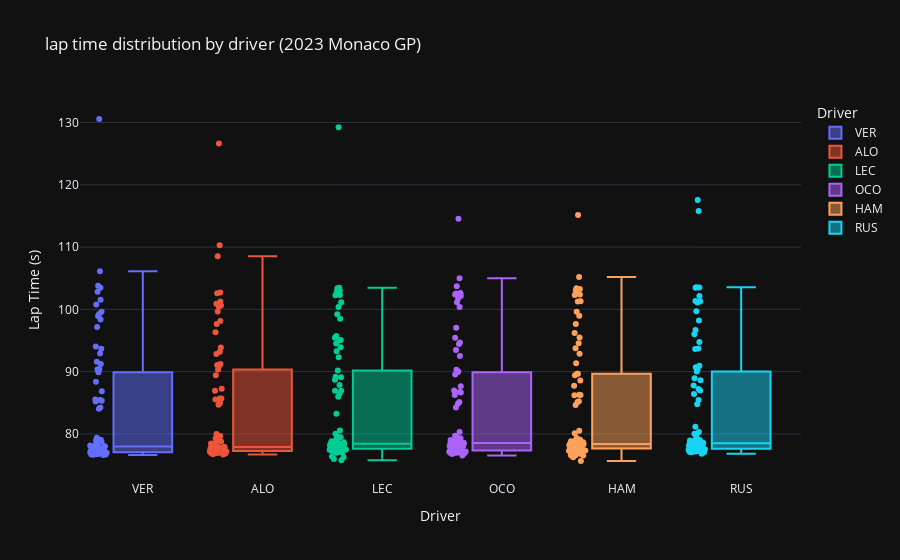

The notebook cell saved with this chart:
### Markdown cell above
# lap time comparission between drivers

### Code cell
laps["LapTimeSeconds"] = laps["LapTime"].dt.total_seconds()
drivers = ["VER", "ALO", "HAM", "OCO", "RUS", "LEC"]
cleaned = laps[laps["Driver"].isin(drivers)]

fig = px.box(
    cleaned,
    x = "Driver",
    y = "LapTimeSeconds",
    points = "all",
    color = "Driver",
    title = "lap time distribution by driver (2023 Monaco GP)",
    labels = {'LapTimeSeconds': 'Lap Time (s)', 'Driver': 'Driver'}
)
fig.show()

### Figure 1 — Plotly figure (JSON) as saved in the notebook; plotly's stock layout.template omitted (floating-point values rounded to 4 significant figures)
{"data": [{"alignmentgroup": "True", "boxpoints": "all", "hovertemplate": "Driver=%{x}<br>Lap Time (s)=%{y}<extra></extra>", "legendgroup": "VER", "marker": {"color": "#636efa"}, "name": "VER", "notched": false, "offsetgroup": "VER", "orientation": "v", "showlegend": true, "x": ["VER", "VER", "VER", "VER", "VER", "VER", "VER", "VER", "VER", "VER", "VER", "VER", "VER", "VER", "VER", "VER", "VER", "VER", "VER", "VER", "VER", "VER", "VER", "VER", "VER", "VER", "VER", "VER", "VER", "VER", "VER", "VER", "VER", "VER", "VER", "VER", "VER", "VER", "VER", "VER", "VER", "VER", "VER", "VER", "VER", "VER", "VER", "VER", "VER", "VER", "VER", "VER", "VER", "VER", "VER", "VER", "VER", "VER", "VER", "VER", "VER", "VER", "VER", "VER", "VER", "VER", "VER", "VER", "VER", "VER", "VER", "VER", "VER", "VER", "VER", "VER", "VER", "VER"], "x0": " ", "xaxis": "x", "y": [84.24, 79.37, 79.07, 78.13, 78.02, 77.64, 77.63, 77.4, 77.03, 77.08, 76.86, 76.99, 77.43, 77.06, 77.08, 76.82, 76.86, 76.71, 76.82, 77.21, 76.8, 76.66, 76.6, 76.8, 77.18, 77.21, 77.26, 77.77, 78.0, 78.16, 78.74, 78.82, 78.95, 78.04, 78.02, 77.97, 77.27, 77.12, 76.97, 77.16, 76.94, 76.8, 76.96, 76.72, 76.7, 77.08, 77.16, 77.06, 77.43, 77.31, 77.43, 84.05, 89.92, 98.95, 130.6, 106.1, 103.5, 102.8, 103.8, 101.5, 100.8, 99.27, 99.61, 98.36, 97.16, 94.03, 92.92, 93.66, 91.61, 91.24, 90.36, 90.4, 88.39, 86.86, 85.52, 85.32, 85.46, 85.2], "y0": " ", "yaxis": "y", "type": "box"}, {"alignmentgroup": "True", "boxpoints": "all", "hovertemplate": "Driver=%{x}<br>Lap Time (s)=%{y}<extra></extra>", "legendgroup": "ALO", "marker": {"color": "#EF553B"}, "name": "ALO", "notched": false, "offsetgroup": "ALO", "orientation": "v", "showlegend": true, "x": ["ALO", "ALO", "ALO", "ALO", "ALO", "ALO", "ALO", "ALO", "ALO", "ALO", "ALO", "ALO", "ALO", "ALO", "ALO", "ALO", "ALO", "ALO", "ALO", "ALO", "ALO", "ALO", "ALO", "ALO", "ALO", "ALO", "ALO", "ALO", "ALO", "ALO", "ALO", "ALO", "ALO", "ALO", "ALO", "ALO", "ALO", "ALO", "ALO", "ALO", "ALO", "ALO", "ALO", "ALO", "ALO", "ALO", "ALO", "ALO", "ALO", "ALO", "ALO", "ALO", "ALO", "ALO", "ALO", "ALO", "ALO", "ALO", "ALO", "ALO", "ALO", "ALO", "ALO", "ALO", "ALO", "ALO", "ALO", "ALO", "ALO", "ALO", "ALO", "ALO", "ALO", "ALO", "ALO", "ALO", "ALO", "ALO"], "x0": " ", "xaxis": "x", "y": [85.53, 79.65, 79.11, 78.78, 77.94, 77.95, 77.5, 77.39, 77.78, 77.32, 77.25, 77.59, 78.44, 77.51, 77.44, 77.17, 77.7, 77.53, 77.26, 77.13, 77.66, 77.95, 77.27, 77.28, 77.18, 77.14, 77.23, 77.56, 77.11, 76.97, 77.26, 77.64, 77.82, 79.3, 78.63, 77.88, 77.97, 77.14, 77.7, 77.63, 77.02, 76.72, 76.67, 76.92, 76.86, 77.11, 77.11, 76.93, 76.99, 77.41, 79.99, 84.97, 90.86, 110.3, 126.6, 108.5, 102.6, 101.3, 100.9, 100.6, 102.7, 100.5, 99.67, 98.14, 97.64, 96.33, 93.2, 92.84, 93.86, 91.23, 91.06, 89.42, 90.35, 87.25, 85.7, 86.93, 84.7, 85.67], "y0": " ", "yaxis": "y", "type": "box"}, {"alignmentgroup": "True", "boxpoints": "all", "hovertemplate": "Driver=%{x}<br>Lap Time (s)=%{y}<extra></extra>", "legendgroup": "LEC", "marker": {"color": "#00cc96"}, "name": "LEC", "notched": false, "offsetgroup": "LEC", "orientation": "v", "showlegend": true, "x": ["LEC", "LEC", "LEC", "LEC", "LEC", "LEC", "LEC", "LEC", "LEC", "LEC", "LEC", "LEC", "LEC", "LEC", "LEC", "LEC", "LEC", "LEC", "LEC", "LEC", "LEC", "LEC", "LEC", "LEC", "LEC", "LEC", "LEC", "LEC", "LEC", "LEC", "LEC", "LEC", "LEC", "LEC", "LEC", "LEC", "LEC", "LEC", "LEC", "LEC", "LEC", "LEC", "LEC", "LEC", "LEC", "LEC", "LEC", "LEC", "LEC", "LEC", "LEC", "LEC", "LEC", "LEC", "LEC", "LEC", "LEC", "LEC", "LEC", "LEC", "LEC", "LEC", "LEC", "LEC", "LEC", "LEC", "LEC", "LEC", "LEC", "LEC", "LEC", "LEC", "LEC", "LEC", "LEC", "LEC", "LEC", "LEC"], "x0": " ", "xaxis": "x", "y": [89.11, 80.55, 80.02, 79.47, 78.84, 78.83, 78.64, 79.17, 78.81, 78.22, 78.16, 78.15, 78.02, 78.39, 78.31, 78.32, 78.23, 78.36, 78.19, 78.36, 78.13, 77.89, 77.92, 77.59, 77.62, 77.88, 77.6, 77.48, 77.06, 77.56, 77.88, 77.28, 77.16, 77.46, 77.47, 77.49, 77.36, 77.48, 77.21, 77.24, 78.33, 77.8, 78.45, 95.44, 79.56, 75.77, 76.36, 76.97, 76.28, 75.96, 77.02, 83.24, 93.26, 95.72, 129.2, 103.0, 103.4, 103.5, 102.3, 102.9, 102.3, 101.1, 100.4, 99.22, 98.48, 95.05, 94.52, 93.9, 95.09, 92.31, 90.2, 88.68, 89.18, 87.85, 86.92, 86.44, 85.97, 86.94], "y0": " ", "yaxis": "y", "type": "box"}, {"alignmentgroup": "True", "boxpoints": "all", "hovertemplate": "Driver=%{x}<br>Lap Time (s)=%{y}<extra></extra>", "legendgroup": "OCO", "marker": {"color": "#ab63fa"}, "name": "OCO", "notched": false, "offsetgroup": "OCO", "orientation": "v", "showlegend": true, "x": ["OCO", "OCO", "OCO", "OCO", "OCO", "OCO", "OCO", "OCO", "OCO", "OCO", "OCO", "OCO", "OCO", "OCO", "OCO", "OCO", "OCO", "OCO", "OCO", "OCO", "OCO", "OCO", "OCO", "OCO", "OCO", "OCO", "OCO", "OCO", "OCO", "OCO", "OCO", "OCO", "OCO", "OCO", "OCO", "OCO", "OCO", "OCO", "OCO", "OCO", "OCO", "OCO", "OCO", "OCO", "OCO", "OCO", "OCO", "OCO", "OCO", "OCO", "OCO", "OCO", "OCO", "OCO", "OCO", "OCO", "OCO", "OCO", "OCO", "OCO", "OCO", "OCO", "OCO", "OCO", "OCO", "OCO", "OCO", "OCO", "OCO", "OCO", "OCO", "OCO", "OCO", "OCO", "OCO", "OCO", "OCO", "OCO"], "x0": " ", "xaxis": "x", "y": [86.64, 80.3, 79.7, 79.31, 79.04, 78.73, 78.78, 78.53, 78.59, 78.46, 78.27, 78.52, 78.03, 78.06, 78.02, 77.95, 78.37, 78.22, 78.07, 78.09, 78.16, 78.06, 77.87, 77.5, 77.45, 77.43, 77.14, 76.94, 77.18, 77.33, 77.33, 94.67, 79.29, 76.95, 77.09, 77.3, 77.14, 77.05, 77.17, 77.03, 76.53, 77.01, 77.0, 77.03, 77.27, 76.78, 76.96, 76.97, 77.09, 77.84, 79.45, 86.99, 89.91, 114.5, 102.4, 101.8, 102.6, 103.7, 105.0, 102.5, 102.6, 102.1, 101.1, 100.4, 97.03, 95.46, 94.46, 93.48, 92.5, 90.3, 90.03, 89.54, 87.67, 86.71, 85.13, 84.83, 86.24, 84.23], "y0": " ", "yaxis": "y", "type": "box"}, {"alignmentgroup": "True", "boxpoints": "all", "hovertemplate": "Driver=%{x}<br>Lap Time (s)=%{y}<extra></extra>", "legendgroup": "HAM", "marker": {"color": "#FFA15A"}, "name": "HAM", "notched": false, "offsetgroup": "HAM", "orientation": "v", "showlegend": true, "x": ["HAM", "HAM", "HAM", "HAM", "HAM", "HAM", "HAM", "HAM", "HAM", "HAM", "HAM", "HAM", "HAM", "HAM", "HAM", "HAM", "HAM", "HAM", "HAM", "HAM", "HAM", "HAM", "HAM", "HAM", "HAM", "HAM", "HAM", "HAM", "HAM", "HAM", "HAM", "HAM", "HAM", "HAM", "HAM", "HAM", "HAM", "HAM", "HAM", "HAM", "HAM", "HAM", "HAM", "HAM", "HAM", "HAM", "HAM", "HAM", "HAM", "HAM", "HAM", "HAM", "HAM", "HAM", "HAM", "HAM", "HAM", "HAM", "HAM", "HAM", "HAM", "HAM", "HAM", "HAM", "HAM", "HAM", "HAM", "HAM", "HAM", "HAM", "HAM", "HAM", "HAM", "HAM", "HAM", "HAM", "HAM", "HAM"], "x0": " ", "xaxis": "x", "y": [88.58, 80.53, 80.11, 79.36, 78.74, 78.96, 78.65, 79.05, 78.83, 78.17, 77.93, 78.23, 78.08, 78.42, 78.19, 78.31, 78.25, 78.37, 78.21, 78.12, 78.31, 77.39, 78.05, 77.43, 77.64, 77.72, 77.32, 77.33, 77.37, 77.74, 95.47, 78.17, 75.65, 78.36, 77.16, 77.69, 77.71, 77.17, 77.29, 76.96, 76.59, 76.58, 76.53, 76.88, 78.83, 76.85, 76.26, 76.86, 76.78, 77.11, 78.29, 86.24, 91.34, 115.1, 99.6, 101.3, 103.3, 103.4, 105.2, 103.0, 102.4, 102.3, 101.3, 98.96, 97.64, 96.2, 94.54, 92.87, 93.76, 89.68, 89.67, 89.42, 87.73, 86.3, 85.24, 84.65, 86.21, 85.11], "y0": " ", "yaxis": "y", "type": "box"}, {"alignmentgroup": "True", "boxpoints": "all", "hovertemplate": "Driver=%{x}<br>Lap Time (s)=%{y}<extra></extra>", "legendgroup": "RUS", "marker": {"color": "#19d3f3"}, "name": "RUS", "notched": false, "offsetgroup": "RUS", "orientation": "v", "showlegend": true, "x": ["RUS", "RUS", "RUS", "RUS", "RUS", "RUS", "RUS", "RUS", "RUS", "RUS", "RUS", "RUS", "RUS", "RUS", "RUS", "RUS", "RUS", "RUS", "RUS", "RUS", "RUS", "RUS", "RUS", "RUS", "RUS", "RUS", "RUS", "RUS", "RUS", "RUS", "RUS", "RUS", "RUS", "RUS", "RUS", "RUS", "RUS", "RUS", "RUS", "RUS", "RUS", "RUS", "RUS", "RUS", "RUS", "RUS", "RUS", "RUS", "RUS", "RUS", "RUS", "RUS", "RUS", "RUS", "RUS", "RUS", "RUS", "RUS", "RUS", "RUS", "RUS", "RUS", "RUS", "RUS", "RUS", "RUS", "RUS", "RUS", "RUS", "RUS", "RUS", "RUS", "RUS", "RUS", "RUS", "RUS", "RUS", "RUS"], "x0": " ", "xaxis": "x", "y": [90.39, 81.16, 80.29, 80.03, 78.84, 78.94, 78.58, 78.99, 79.03, 78.57, 78.48, 78.46, 77.79, 78.29, 78.53, 78.5, 78.24, 78.23, 78.3, 78.32, 78.09, 77.88, 78.11, 77.71, 77.65, 77.9, 77.84, 77.35, 77.33, 77.3, 77.4, 77.47, 77.56, 77.57, 77.57, 77.11, 77.33, 77.19, 77.34, 77.22, 77.32, 77.98, 77.85, 77.97, 77.55, 77.07, 77.06, 76.8, 77.22, 77.64, 79.64, 84.75, 88.62, 117.5, 115.8, 101.3, 103.6, 102.2, 103.5, 103.5, 101.3, 101.1, 99.71, 98.23, 96.7, 95.99, 94.75, 93.65, 93.73, 90.93, 90.71, 90.01, 88.92, 87.79, 86.4, 85.44, 86.98, 87.21], "y0": " ", "yaxis": "y", "type": "box"}], "layout": {"xaxis": {"anchor": "y", "domain": [0.0, 1.0], "title": {"text": "Driver"}, "categoryorder": "array", "categoryarray": ["VER", "ALO", "LEC", "OCO", "HAM", "RUS"]}, "yaxis": {"anchor": "x", "domain": [0.0, 1.0], "title": {"text": "Lap Time (s)"}}, "legend": {"title": {"text": "Driver"}, "tracegroupgap": 0}, "title": {"text": "lap time distribution by driver (2023 Monaco GP)"}, "boxmode": "overlay"}}
